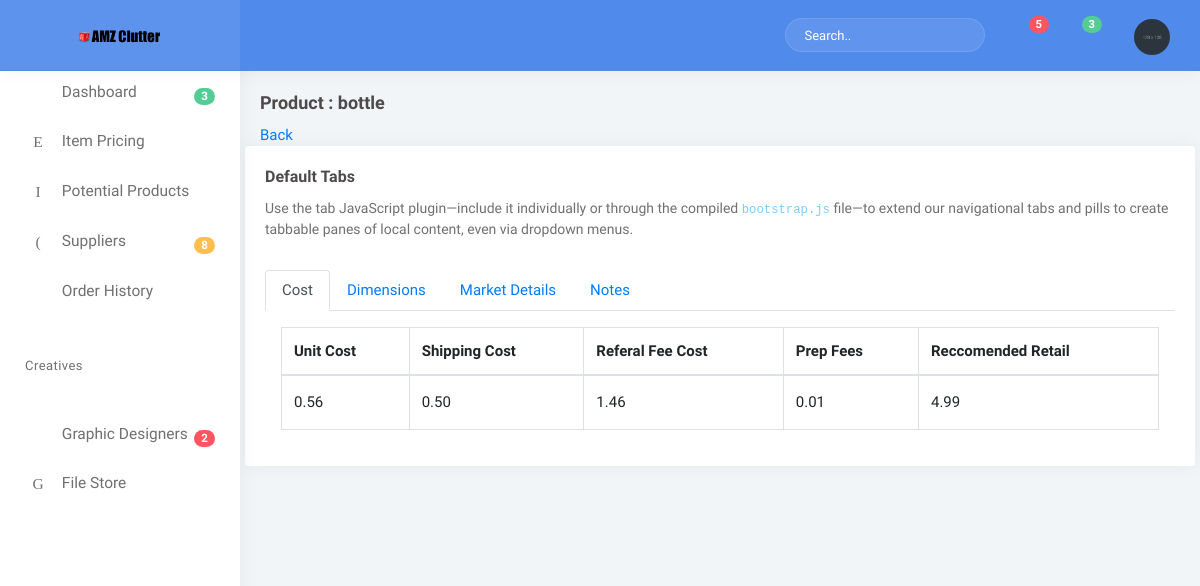
Page /3 on the committed database.
### clutter/models.py (models this page shows, shortened)
class Product(models.Model):
    name = models.CharField(max_length=64)
    sku = models.CharField(max_length=64, blank = True)
    unit_cost = models.DecimalField(max_digits=8, decimal_places=2)
    rrp = models.DecimalField(max_digits=8, decimal_places=2)
    average_fee = models.DecimalField(max_digits=8, decimal_places=2)
    shipping_fee = models.DecimalField(max_digits=8, decimal_places=2)
    agent = models.ForeignKey(Supplier, null=True, default=None, on_delete=models.CASCADE, related_name="suppliers")
    ean = models.CharField(max_length=64, null=True, default=None)
    asin = models.CharField(max_length=64, null=True, default=None)
    trademark = models.ForeignKey(Trademark, null=True, default=None, on_delete=models.CASCADE, related_name="trademarks")
    weight = models.DecimalField(max_digits=8, decimal_places=2, null=True, default=None)
    length = models.DecimalField(max_digits=8, decimal_places=2, null=True, default=None)
    height = models.DecimalField(max_digits=8, decimal_places=2, null=True, default=None)
    width = models.DecimalField(max_digits=8, decimal_places=2, null=True, default=None)
    units_carton = models.DecimalField(max_digits=8, decimal_places=2, null=True, default=None)
    carton_weight = models.DecimalField(max_digits=8, decimal_places=2, null=True, default=None)
    carton_height = models.DecimalField(max_digits=8, decimal_places=2, null=True, default=None)
    carton_length = models.DecimalField(max_digits=8, decimal_places=2, null=True, default=None)
    carton_width = models.DecimalField(max_digits=8, decimal_places=2, null=True, default=None)
    shipmark = models.ForeignKey(Shipmark, null=True, default=None, on_delete=models.CASCADE, related_name="shipmarks")
    prep_fees = models.DecimalField(max_digits=8, decimal_places=2, null=True, default=None)
    lead_time = models.CharField(max_length=64, null=True, default=None)
    notes = models.TextField(max_length=100000,null=True)
    amazon_link = models.CharField(max_length=164, null=True, default=None)
    ebay_link = models.CharField(max_length=164, null=True, default=None)

### clutter/views.py (the view)
# urls.py: path("<int:product_id>", views.product, name="product"),
def product(request, product_id):
    try:
        product = Product.objects.get(pk=product_id)
    except Product.DoesNotExist:
        raise Http404("Product does not exist.")
    context = {
    "product": product
    }
    return render(request, "clutter/product.html", context)

### clutter/models.py (called while the page is built)
    def __str__(self):
        return f"{self.id} {self.name} {self.number}"

    def __str__(self):
        return f"{self.id} {self.category} {self.number}"

### clutter/templates/clutter/product.html (shortened to what this page needs)
{% extends "clutter/base.html" %}
{% load static %}
{% load mathfilters %}
{% block body %}
<div class="page-content-wrapper ">
    <div class="container-fluid">
        <div class="row">
                <h5 class="page-title">Product : {{product.name}}</h5>
            </div>
        </div>
      <a href="{% url 'index' %}">Back</a>
      <div class="row">
              <div class="card m-b-30">
                  <div class="card-body">
                      <h4 class="mt-0 header-title">Default Tabs</h4>
                      <p class="text-muted m-b-30 font-14">Use the tab JavaScript plugin—include
                          it individually or through the compiled <code class="highlighter-rouge">bootstrap.js</code>
                          file—to extend our navigational tabs and pills to create tabbable panes
                          of local content, even via dropdown menus.</p>
                      <ul class="nav nav-tabs" role="tablist">
                          <li class="nav-item">
                              <a class="nav-link active" data-toggle="tab" href="#cost" role="tab">Cost</a>
                          </li>
                          <li class="nav-item">
                              <a class="nav-link" data-toggle="tab" href="#dimensions3" role="tab">Dimensions</a>
                          </li>
                          <li class="nav-item">
                              <a class="nav-link" data-toggle="tab" href="#market" role="tab">Market Details</a>
                          </li>
                          <li class="nav-item">
                              <a class="nav-link" data-toggle="tab" href="#note" role="tab">Notes</a>
                          </li>
                      </ul>
                      <div class="tab-content">
                          <div class="tab-pane active p-3" id="cost" role="tabpanel">
                            <div class="table-responsive">
                                <table class="table table-bordered mb-0">
                                    <thead>
                                        <tr>
                                            <th>Unit Cost</th>
                                            <th>Shipping Cost</th>
                                            <th>Referal Fee Cost</th>
                                            <th>Prep Fees</th>
                                            <th>Reccomended Retail</th>
                                        </tr>
                                    </thead>
                                    <tbody>
                                        <tr>
                                            <td>{{ product.unit_cost }}</td>
                                            <td>{{ product.shipping_fee }}</td>
                                            <td>{{ product.average_fee }}</td>
                                            <td>{{ product.prep_fees }}</td>
                                            <td>{{ product.rrp }}</td>
                                        </tr>
                                    </tbody>
                                </table>
                            </div>
                          </div>
                      </div>
              </div>
          </div>
{% endblock %}

### clutter/static/assets/css/style.css (style rules this page uses)
body { background: #f2f5f7; font-family: "Mukta", sans-serif; margin: 0; font-size: 15px; color: #4e4a4a; }
html { overflow-x: hidden; position: relative; min-height: 100%; background: #f2f5f7; }
h1, h2, h3, h4, h5, h6 { margin: 10px 0; font-weight: 600; font-family: "Mukta", sans-serif; }
h4 { line-height: 22px; }
* { outline: none !important; }
code { color: #78ceff; }
.card { -webkit-box-shadow: 1px 0px 20px rgba(0, 0, 0, 0.05); box-shadow: 1px 0px 20px rgba(0, 0, 0, 0.05); border: none; }
.text-muted { color: #707070 !important; }
.m-b-30 { margin-bottom: 30px; }
.font-14 { font-size: 14px; }
.header-title { font-size: 16px; }
.page-content-wrapper { margin: 0 -10px; }
.page-title { font-size: 18px; margin-top: 22px; }
.table { margin-bottom: 10px; }
.table > tbody > tr > td, .table > tfoot > tr > td, .table > thead > tr > td { padding: 15px 12px; }
.table td, .table th { vertical-align: middle; }

### rows in the picture
Product: name "bottle", unit_cost "0.56", shipping_fee "0.50", average_fee "1.46", prep_fees "0.01", rrp "4.99"
